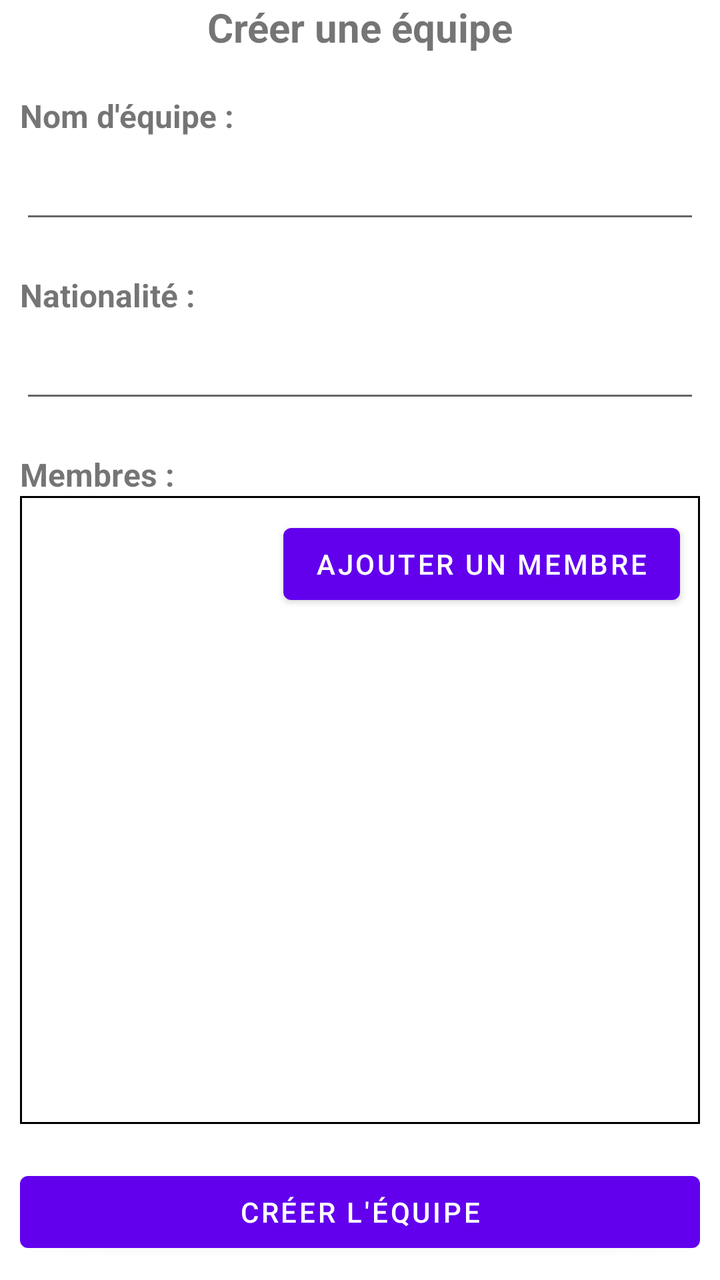
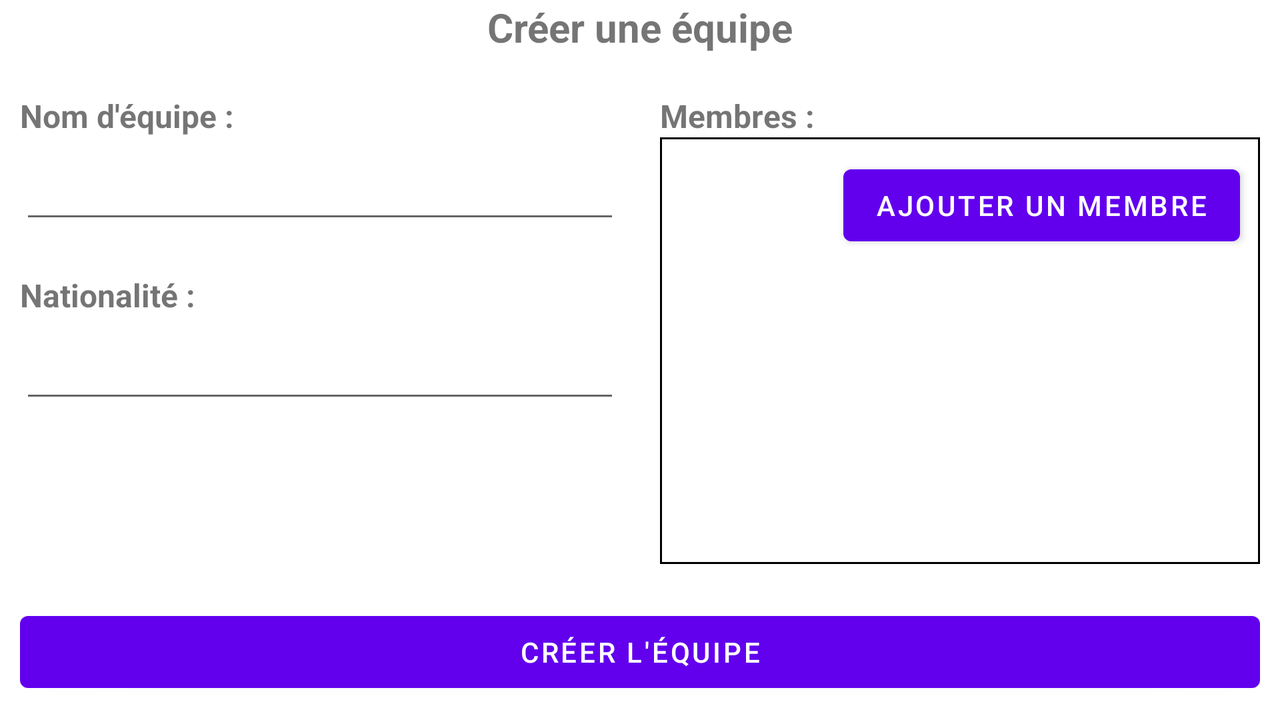

One screen, two layout resources from the same app: the default and the repository's alternative for another configuration. Each is rendered where Android would select it; the XML of both is given below.
<!-- AndroidManifest.xml: application theme Theme.SoapboxApp -->
<!-- res/layout/activity_create_team.xml -->
<?xml version="1.0" encoding="utf-8"?>
<LinearLayout
        xmlns:android="http://schemas.android.com/apk/res/android"
        xmlns:tools="http://schemas.android.com/tools"
        android:layout_width="match_parent"
        android:layout_height="match_parent"
        tools:context=".CreateTeamActivity"
        android:orientation="vertical">

    <TextView
            android:text="@string/createTeam_title"
            android:layout_width="match_parent"
            android:layout_height="wrap_content"
            android:id="@+id/textView"
            android:textSize="20sp"
            android:textAlignment="center"
            android:textStyle="bold"
            android:layout_marginBottom="10dp"/>

    <TextView
            android:text="@string/createTeam_teamName_text"
            android:layout_width="match_parent"
            android:layout_height="wrap_content"
            android:id="@+id/textView5"
            android:layout_marginHorizontal="10dp"
            android:layout_marginTop="10dp"
            android:textStyle="bold"
            android:textSize="16sp"/>

    <EditText
            android:layout_width="match_parent"
            android:layout_height="wrap_content"
            android:inputType="textPersonName"
            android:ems="10"
            android:id="@+id/editTeamName"
            android:minHeight="48dp"
            android:importantForAutofill="no"
            android:layout_marginHorizontal="10dp"
            android:layout_marginBottom="10dp"
            tools:ignore="SpeakableTextPresentCheck"/>

    <TextView
            android:text="@string/createTeam_nationality_text"
            android:layout_width="match_parent"
            android:layout_height="wrap_content"
            android:id="@+id/textView6"
            android:layout_marginHorizontal="10dp"
            android:layout_marginTop="10dp"
            android:textSize="16sp"
            android:textStyle="bold"/>

    <EditText
            android:layout_width="match_parent"
            android:layout_height="wrap_content"
            android:inputType="textPersonName"
            android:ems="10"
            android:id="@+id/editTeamNationality"
            android:minHeight="48dp"
            android:importantForAutofill="no"
            android:layout_marginHorizontal="10dp"
            android:layout_marginBottom="10dp"
            tools:ignore="SpeakableTextPresentCheck"/>

    <TextView
            android:text="@string/createTeam_members_text"
            android:layout_width="match_parent"
            android:layout_height="wrap_content"
            android:id="@+id/textView4"
            android:layout_marginHorizontal="10dp"
            android:layout_marginTop="10dp"
            android:textStyle="bold"
            android:textSize="16sp"/>

    <ScrollView
            android:layout_width="match_parent"
            android:layout_height="match_parent"
            android:layout_weight="1"
            android:layout_marginHorizontal="10dp"
            android:layout_marginBottom="10dp"
            tools:ignore="SpeakableTextPresentCheck"
            android:background="@drawable/datatable_row_shape">

        <LinearLayout
                android:orientation="vertical"
                android:layout_width="match_parent"
                android:layout_height="wrap_content">

            <TableLayout
                    android:layout_width="match_parent"
                    android:layout_height="match_parent"
                    android:id="@+id/tableLayoutMembers"/>

            <Button
                    android:text="@string/createTeam_btnAddMember_text"
                    android:layout_width="wrap_content"
                    android:layout_height="wrap_content"
                    android:id="@+id/button4"
                    android:layout_margin="10dp"
                    android:layout_gravity="right"
                    android:onClick="onBtnAddMemberClick"/>
        </LinearLayout>
    </ScrollView>

    <Button
            android:text="@string/createTeam_btnCreateTeam_text"
            android:layout_width="match_parent"
            android:layout_height="wrap_content"
            android:id="@+id/button5"
            android:layout_margin="10dp"
            android:onClick="onBtnCreateTeamClick"/>

</LinearLayout>
<!-- resources referenced by this layout -->
<resources>
  <!-- drawable datatable_row_shape (drawable) -->
  <?xml version="1.0" encoding="utf-8"?>
  <shape
          xmlns:android="http://schemas.android.com/apk/res/android"
          android:shape="rectangle">
      <stroke
              android:width="1dp"
              android:color="@color/black"/>
  </shape>
  <string name="createTeam_btnAddMember_text">Ajouter un membre</string>
  <string name="createTeam_btnCreateTeam_text">Créer l\'équipe</string>
  <string name="createTeam_members_text">Membres :</string>
  <string name="createTeam_nationality_text">Nationalité :</string>
  <string name="createTeam_teamName_text">Nom d\'équipe :</string>
  <string name="createTeam_title">Créer une équipe</string>
  <style name="Theme.SoapboxApp" parent="Theme.MaterialComponents.DayNight.DarkActionBar">
          
          <item name="colorPrimary">@color/purple_500</item>
          <item name="colorPrimaryVariant">@color/purple_700</item>
          <item name="colorOnPrimary">@color/white</item>
          
          <item name="colorSecondary">@color/teal_200</item>
          <item name="colorSecondaryVariant">@color/teal_700</item>
          <item name="colorOnSecondary">@color/black</item>
          
          <item name="android:statusBarColor" tools:targetApi="l">?attr/colorPrimaryVariant</item>
          
      </style>
</resources>
<!-- res/layout-land/activity_create_team.xml (the repository's variant of the layout above) -->
<!-- drawn on the phone turned sideways -->
<?xml version="1.0" encoding="utf-8"?>
<LinearLayout
        xmlns:android="http://schemas.android.com/apk/res/android"
        xmlns:tools="http://schemas.android.com/tools"
        android:layout_width="match_parent"
        android:layout_height="match_parent"
        tools:context=".CreateTeamActivity"
        android:orientation="vertical">

    <TextView
            android:text="@string/createTeam_title"
            android:layout_width="match_parent"
            android:layout_height="wrap_content"
            android:id="@+id/textView"
            android:textSize="20sp"
            android:textAlignment="center"
            android:textStyle="bold"
            android:layout_marginBottom="10dp"/>

    <LinearLayout
            android:orientation="horizontal"
            android:layout_width="match_parent"
            android:layout_height="match_parent"
            android:layout_weight="1">

        <LinearLayout
                android:orientation="vertical"
                android:layout_width="match_parent"
                android:layout_height="match_parent"
                android:layout_weight="1">

            <TextView
                    android:text="@string/createTeam_teamName_text"
                    android:layout_width="match_parent"
                    android:layout_height="wrap_content"
                    android:id="@+id/textView5"
                    android:layout_marginHorizontal="10dp"
                    android:layout_marginTop="10dp"
                    android:textStyle="bold"
                    android:textSize="16sp"/>

            <EditText
                    android:layout_width="match_parent"
                    android:layout_height="wrap_content"
                    android:inputType="textPersonName"
                    android:ems="10"
                    android:id="@+id/editTeamName"
                    android:minHeight="48dp"
                    android:importantForAutofill="no"
                    android:layout_marginHorizontal="10dp"
                    android:layout_marginBottom="10dp"
                    tools:ignore="SpeakableTextPresentCheck"/>

            <TextView
                    android:text="@string/createTeam_nationality_text"
                    android:layout_width="match_parent"
                    android:layout_height="wrap_content"
                    android:id="@+id/textView6"
                    android:layout_marginHorizontal="10dp"
                    android:layout_marginTop="10dp"
                    android:textSize="16sp"
                    android:textStyle="bold"/>

            <EditText
                    android:layout_width="match_parent"
                    android:layout_height="wrap_content"
                    android:inputType="textPersonName"
                    android:ems="10"
                    android:id="@+id/editTeamNationality"
                    android:minHeight="48dp"
                    android:importantForAutofill="no"
                    android:layout_marginHorizontal="10dp"
                    android:layout_marginBottom="10dp"
                    tools:ignore="SpeakableTextPresentCheck"/>
        </LinearLayout>

        <LinearLayout
                android:orientation="vertical"
                android:layout_width="match_parent"
                android:layout_height="match_parent"
                android:layout_weight="1">

            <TextView
                    android:text="@string/createTeam_members_text"
                    android:layout_width="match_parent"
                    android:layout_height="wrap_content"
                    android:id="@+id/textView4"
                    android:layout_marginHorizontal="10dp"
                    android:layout_marginTop="10dp"
                    android:textStyle="bold"
                    android:textSize="16sp"/>

            <ScrollView
                    android:layout_width="match_parent"
                    android:layout_height="match_parent"
                    android:layout_weight="1"
                    android:layout_marginHorizontal="10dp"
                    android:layout_marginBottom="10dp"
                    tools:ignore="SpeakableTextPresentCheck"
                    android:background="@drawable/datatable_row_shape">

                <LinearLayout
                        android:orientation="vertical"
                        android:layout_width="match_parent"
                        android:layout_height="wrap_content">

                    <TableLayout
                            android:layout_width="match_parent"
                            android:layout_height="match_parent"
                            android:id="@+id/tableLayoutMembers"/>

                    <Button
                            android:text="@string/createTeam_btnAddMember_text"
                            android:layout_width="wrap_content"
                            android:layout_height="wrap_content"
                            android:id="@+id/button4"
                            android:layout_margin="10dp"
                            android:layout_gravity="right"
                            android:onClick="onBtnAddMemberClick"/>
                </LinearLayout>
            </ScrollView>
        </LinearLayout>

    </LinearLayout>

    <Button
            android:text="@string/createTeam_btnCreateTeam_text"
            android:layout_width="match_parent"
            android:layout_height="wrap_content"
            android:id="@+id/button5"
            android:layout_margin="10dp"
            android:onClick="onBtnCreateTeamClick"
            />

</LinearLayout>
